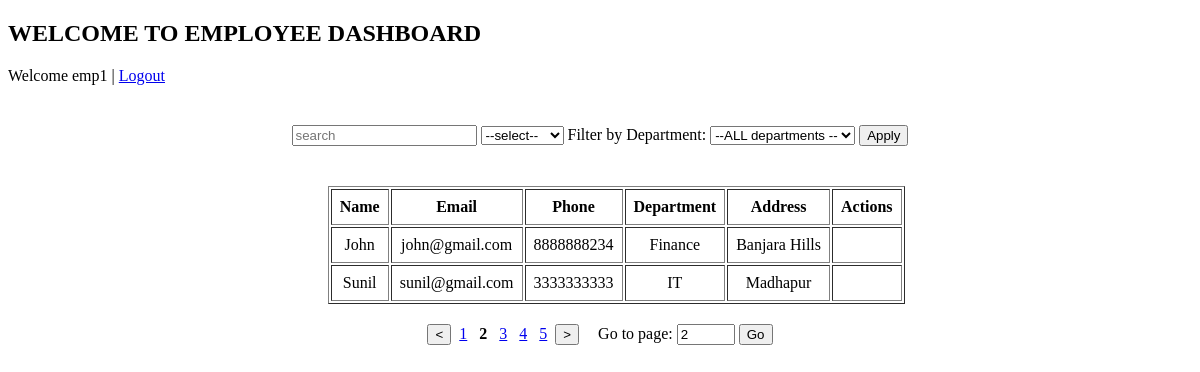
The page /?page=2&query=&sort= (signed in) on the database its author committed.
### dashboard/models.py (models this page shows, shortened)
class Employee(models.Model):
    user = models.ForeignKey(User, on_delete=models.CASCADE)
    name = models.CharField(max_length=100)
    email = models.EmailField()
    phone = models.CharField(max_length=13)
    department = models.CharField(max_length=50)
    address = models.TextField()

### dashboard/views.py (the view, shortened to what this page needs)
# urls.py: path('',views.home, name='home'),
@login_required
def home(request):
    query = request.GET.get('query', '').strip().lower()
    sort_by = request.GET.get('sort', '').strip().lower()
    page = int(request.GET.get('page','1'))
    employees = list(Employee.objects.all())
    department = request.GET.get('department', '')
    if department:
        employees = Employee.objects.filter(department=department)
    else:
        employees = Employee.objects.all()
    departments = Employee.objects.values_list('department', flat=True).distinct()
    if sort_by == 'name':
        employees.sort(key=lambda emp: emp.name.lower())
    elif sort_by == 'email':
        employees.sort(key=lambda emp: emp.email.lower())
    elif sort_by == 'name_desc':
        employees.sort(key=lambda emp: emp.name.lower(), reverse=True)
    per_page =2
    total = len(employees)
    start = (page - 1) * per_page
    end = start + per_page
    paginated_employees = employees[start:end]
    total_pages = (total + per_page - 1)//per_page
    context = {
        'employees': paginated_employees,
        'page': page,
        'total_pages': total_pages,
        'query': query,
        'sort': sort_by,
        'department': department,
        'departments': departments,
    }
    return render(request,'dashboard/home.html', context)

### dashboard/templatetags/custom_tags.py (called while the page is built)
@register.filter
def make_range(value):
    return range(1, value+1)

### dashboard/templates/dashboard/home.html (shortened to what this page needs)
{% load custom_tags %}
<!DOCTYPE html>
<html lang="en">
<head>
</head>
<body>
  <h2>WELCOME TO EMPLOYEE DASHBOARD</h2>
  {% if user.is_authenticated %}
      <p>Welcome {{ user.username }} | <a href="{% url 'logout' %}">Logout</a></p>
  {% endif %}
    <div style="text-align: center; margin-top: 40px;">
      <form method="get">
        <input type="text" name="query" placeholder="search" value="{{ request.GET.query }}">
        <select name="sort">
          <option value="">--select--</option>
        </select>
        <label>Filter by Department:</label>
        <select name="department">
          <option value="">--ALL departments --</option>
        </select>
        <button type="submit">Apply</button>
      </form>
    </div>
    <div style="text-align: center;margin-top: 40px;display: flex;margin-left: 27%;">
     <table border="1" cellpadding="8">
       <tr>
         <th>Name</th>
         <th>Email</th>
         <th>Phone</th>
         <th>Department</th>
         <th>Address</th>
         <th>Actions</th>
       </tr>
       {% for emp in employees %}
          <tr>
           <td>{{ emp.name }}</td>
           <td>{{ emp.email }}</td>
           <td>{{ emp.phone }}</td>
           <td>{{ emp.department }}</td>
           <td>{{ emp.address }}</td>
           <td>
           </td>
          </tr>
         {% endfor %}
     </table>
    </div>
  <div style="margin-top: 20px; text-align: center;">
  <form method="get" style="display: inline;">
    {% if page > 1 %}
      <button type="submit" name="page" value="{{ page|add:"-1" }}">&lt;</button>
    {% else %}
      <button type="button" disabled>&lt;</button>
    {% endif %}
  </form>
  {% for p in total_pages|make_range %}
    {% if p == page %}
      <strong style="margin: 0 4px;">{{ p }}</strong>
    {% else %}
      <a href="?page={{ p }}&query={{ query }}&sort={{ sort }}" style="margin: 0 4px;">{{ p }}</a>
    {% endif %}
  {% endfor %}
  <form method="get" style="display: inline;">
    {% if page < total_pages %}
      <button type="submit" name="page" value="{{ page|add:"1" }}">&gt;</button>
    {% else %}
      <button type="button" disabled>&gt;</button>
    {% endif %}
  </form>
  <form method="get" style="display: inline-block; margin-left: 15px;">
    <label for="page_input">Go to page:</label>
    <input type="number" id="page_input" name="page" min="1" max="{{ total_pages }}" value="{{ page }}" style="width: 50px;">
    <button type="submit">Go</button>
  </form>
</div>
</body>
</html>

### rows shown on the page
Employee: name "John", email "john@gmail.com", phone "8888888234", department "Finance", address "Banjara Hills"
Employee: name "Sunil", email "sunil@gmail.com", phone "3333333333", department "IT", address "Madhapur"

### other values the page prints
{{ user.username }} "emp1"
{{ p }} "1" "3" "4" "5"
{{ p }} "2"
